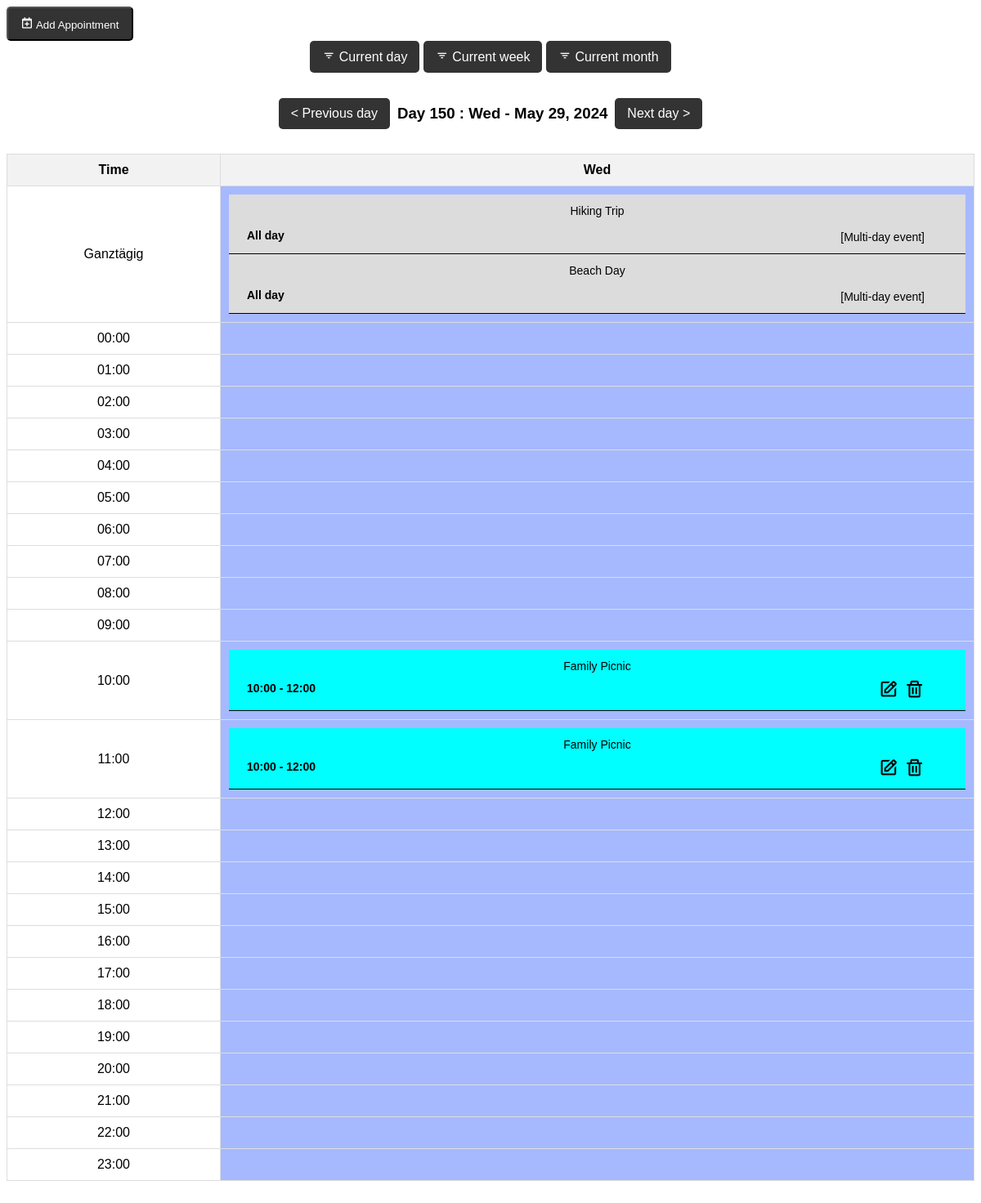
The page /?view=day&month=05&year=2024 on the database its author committed.
### tables this page shows
CREATE TABLE `appointments` (
  `id` int(11) NOT NULL,
  `title` varchar(255) NOT NULL,
  `description` text DEFAULT NULL,
  `date` date NOT NULL,
  `end_date` date DEFAULT NULL,
  `start_time` time DEFAULT NULL,
  `end_time` time DEFAULT NULL,
  `is_full_day` tinyint(1) NOT NULL DEFAULT 0,
  `category` varchar(50) DEFAULT NULL,
  `created_at` timestamp NULL DEFAULT current_timestamp(),
  `category_id` int(11) DEFAULT NULL
);

### index.php (the view, shortened to what this page needs)
<?php
include 'db_connection.php';
$month = isset($_GET['month']) ? $_GET['month'] : date('m');
$year = isset($_GET['year']) ? $_GET['year'] : date('Y');
$view = isset($_GET['view']) ? $_GET['view'] : 'month';
$day = isset($_GET['day']) ? $_GET['day'] : date('j');
$daysInMonth = cal_days_in_month(CAL_GREGORIAN, $month, $year);
$firstDay = mktime(0, 0, 0, $month, 1, $year);
$monthName = date('F', $firstDay);
$dayOfWeek = date('N', $firstDay);
$currentWeek = date('W');
$daysOfWeek = ["Mon", "Tue", "Wed", "Thu", "Fri", "Sat", "Sun"];
?>
<!DOCTYPE html>
<html lang="en">
<head>
    <link rel="stylesheet" href="css/style.css">
    <link href='https://unpkg.com/boxicons@2.1.4/css/boxicons.min.css' rel='stylesheet'>
</head>
<body>
    <button onclick="openAddModal()" class="buttun"> <i class='bx bx-calendar-plus bx-tada bx-xs'></i> Add Appointment</button>
    <div class="calendar-container">
        <div class="navigation">
            <a href='?view=day&month=<?= date('m') ?>&year=<?= date('Y') ?>'> <i class='bx bx-filter'></i> Current day </a> &nbsp;
            <a href='?view=week&month=<?= date('m') ?>&year=<?= date('Y') ?>&week=<?= $currentWeek ?>'> <i class='bx bx-filter'></i> Current week</a>&nbsp;
            <a href='?view=month&month=<?= date('m') ?>&year=<?= date('Y') ?>'><i class='bx bx-filter'></i> Current month</a>
        </div>
        <?php if ($view == 'month') : ?>
            <div class="navigation">
                <a href='?month=<?= ($month == 1) ? 12 : $month - 1 ?>&year=<?= ($month == 1) ? $year - 1 : $year ?>'>
                    &lt; Previous</a>
                <h3 class='h3'><?= $monthName ?> <?= $year ?></h3>
                <a href='?month=<?= ($month == 12) ? 1 : $month + 1 ?>&year=<?= ($month == 12) ? $year + 1 : $year ?>'>Next
                    &gt;</a>
            </div>
            <table class="tableM">
                <tr>
                    <?php foreach ($daysOfWeek as $day) : ?>
                        <th><?= $day ?></th>
                    <?php endforeach; ?>
                </tr>
                <tr>
                    <?php
                    for ($i = 1; $i < $dayOfWeek; $i++) {
                        echo "<td class='other-month'>" . (date('t', mktime(0, 0, 0, $month - 1, 1, $year)) - ($dayOfWeek - $i - 1)) . "</td>";
                    }
                    $dates = [];
                    for ($day = 1; $day <= $daysInMonth; $day++) {
                        $class = ($day == date('j') && $month == date('n') && $year == date('Y')) ? 'today' : '';
                        echo "<td class='date $class' style='width: 300px'>$day";
                        if (!empty($dates)) {
                            foreach ($dates as $date => $data) {
                                if (date('d', strtotime($date)) == $day) {
                                    foreach ($data as $entry) {
                                        $color = $entry['color'];
                                        $title = (strlen($entry['title']) > 18) ? substr($entry['title'], 0, 18) . '...' : $entry['title'];
                                        $time = $entry['time'];
                                        $id = $entry['id'];
                                        echo "<div class='appointment' style='background-color: $color;'>";
                                        echo "<span class='date Hovericon' onclick='DisplayEventsModel(" . $id . ")'>$title</span><br/>";
                                        echo "<div class='descriptionCurrEv'><span>$time [Multi-day event]</span>";
                                        echo "</div></div>";
                                    }
                                    unset($dates[$date]);
                                }
                            }
                        }
                        $appointments = [];
                        $sql = "SELECT a.*, c.*, a.id FROM appointments a LEFT JOIN categories c ON a.category_id = c.id WHERE YEAR(a.date) = $year AND MONTH(a.date) = $month AND DAY(a.date) = $day ORDER BY a.start_time";
                        $result = $pdo->query($sql);
                        if ($result->rowCount() > 0) {
                            while ($row = $result->fetch(PDO::FETCH_ASSOC)) {
                                $time = '';
                                $title = (strlen($row['title']) > 18) ? substr($row['title'], 0, 18) . '...' : $row['title'];
                                if ($row["is_full_day"] == 1) {
                                    echo "<div class='appointment' style='background-color: " . $row["color"] . ";'>";
                                    echo "<span class='full-day Hovericon' onclick='DisplayEventsModel(" . $row["id"] . ")'>" . $title . "<br/></span> <div class='containerAll'> <span class='descriptionEv'> All-day</span>";
                                    $time = 'All-day';
                                } else {
                                    echo "<div class='appointment' style='background-color: " . $row["color"] . ";'>";
                                    echo "<span class='timed Hovericon' onclick='DisplayEventsModel(" . $row["id"] . ")'>" . $title . " <br/> </span>";
                                    echo "<div class='containerAll'><span class='descriptionEv'>" . substr($row["start_time"], 0, 5);
                                    if (!empty($row["end_time"])) {
                                        echo " - " . substr($row["end_time"], 0, 5);
                                    }
                                    $time = substr($row["start_time"], 0, 5) . " - " . substr($row["end_time"], 0, 5);
                                    echo "</span>";
                                }
                                if (!empty($row["end_date"]) && $row["end_date"] != $row["date"]) {
                                    $start = new DateTime($row["date"]);
                                    $end = new DateTime($row["end_date"]);
                                    $currentDate = clone $start;
                                    $currentDate = $currentDate->modify('+1 day');
                                    while ($currentDate <= $end) {
                                        $dates[$currentDate->format('Y-m-d')][] = [
                                            'color' => $row["color"],
                                            'title' => $row["title"],
                                            'id' => $row["id"],
                                            'time' => $time
                                        ];
                                        $currentDate->modify('+1 day');
                                    }
                                }
                                echo "<div class='iconsDV'><i class='bx bx-edit bx-sm Hovericon' style='margin-right: 7px;' onclick='openModalEdite(" . $row["id"] . ")'></i>";
                                echo "<i class='bx bx-trash bx-sm Hovericon' onclick='deleteAppointment(" . $row["id"] . ")'></i></div>";
                                echo "</div></div>";
                            }
                        }
                        echo "</td>";
                        if (date('N', mktime(0, 0, 0, $month, $day, $year)) == 7) {
                            echo "</tr><tr>";
                        }
                    }
                    $lastDayOfWeek = date('N', mktime(0, 0, 0, $month, $daysInMonth, $year));
                    for ($i = $lastDayOfWeek + 1; $i <= 7; $i++) {
                        $nextMonthDay = $i - $lastDayOfWeek;
                        echo "<td class='other-month'>$nextMonthDay</td>";
                    }
                    ?>
                </tr>
            </table>
        <?php elseif ($view == 'day') : ?>
            <?php
            $prevDayTimestamp = strtotime("-1 day", mktime(0, 0, 0, $month, $day, $year));
            $nextDayTimestamp = strtotime("+1 day", mktime(0, 0, 0, $month, $day, $year));
            $prevDay = date('j', $prevDayTimestamp);
            $nextDay = date('j', $nextDayTimestamp);
            $currentDay = date('M j, Y', mktime(0, 0, 0, $month, $day, $year));
            $currentDate = sprintf('%04d-%02d-%02d', $year, $month, $day);
            $dayOfYear = date('z', mktime(0, 0, 0, $month, $day, $year)) + 1;
            $prevDate = date('Y-m-d', strtotime('-1 day', strtotime($year . '-' . $month . '-' . $day)));
            $nextDate = date('Y-m-d', strtotime('+1 day', strtotime($year . '-' . $month . '-' . $day)));
            $prevYear = date('Y', strtotime($prevDate));
            $prevMonth = date('m', strtotime($prevDate));
            $nextYear = date('Y', strtotime($nextDate));
            $nextMonth = date('m', strtotime($nextDate));
            $dayName = date('D', mktime(0, 0, 0, $month, $day, $year));
            ?>
            <div class="navigation">
                <a href='?view=day&day=<?= $prevDay ?>&month=<?= $prevMonth ?>&year=<?= $prevYear ?>'>
                    < Previous day</a>&nbsp;&nbsp;
                        <h3> Day <?= $dayOfYear ?> : <?= $dayName ?> - <?= $currentDay ?></h3>
                        &nbsp;&nbsp;<a href='?view=day&day=<?= $nextDay ?>&month=<?= $nextMonth ?>&year=<?= $nextYear ?>'>Next day ></a>
            </div>
            <table>
                <tr>
                    <th>Time</th>
                    <th><?= $dayName ?></th>
                </tr>
                <tr>
                    <td style='width: 240px;'>Ganztägig</td>
                    <?php
                    $class = ($year . '-' . $month . '-' . $day  == sprintf('%04d-%02d-%02d', date('Y'), date('n'), date('j'))) ? 'today' : '';
                    ?>
                    <td class='date <?= $class ?>'>
                        <?php
                        $sql = "SELECT a.*, c.* ,a.id FROM appointments  a LEFT JOIN categories c ON a.category_id = c.id WHERE DATE(a.date) <= :date AND (DATE(a.end_date) >= :date OR a.end_date IS NULL) AND a.is_full_day = 1";
                        $stmt = $pdo->prepare($sql);
                        $stmt->bindValue(':date', "$year-$month-$day");
                        $stmt->execute();
                        $fullDayEvents = $stmt->fetchAll(PDO::FETCH_ASSOC);
                        foreach ($fullDayEvents as $fullDayEvent) {
                            echo "<div class='appointment' style='background-color: " . $fullDayEvent["color"] . ";'>";
                            echo "<span class='full-day Hovericon' onclick='DisplayEventsModel(" . $fullDayEvent["id"] . ")'>" . $fullDayEvent['title'] . "<br/></span> <div class='containerAll' style='margin-top: 16px;'> <span class='descriptionEv'> All day </span>";
                            if ($fullDayEvent['date'] == $currentDate) {
                                echo "<div class='iconsDV' style='margin-right: 50px;'><i class='bx bx-edit bx-sm Hovericon' style='margin-right: 7px;' onclick='openModalEdite(" . $fullDayEvent["id"] . ")'></i>";
                                echo "<i class='bx bx-trash bx-sm Hovericon' onclick='deleteAppointment(" . $fullDayEvent["id"] . ")'></i></div>";
                                echo "</div></div>";
                            } else {
                                echo "<div class='iconsDV' style='margin-right: 50px;'><span> [Multi-day event]</span></div>";
                                echo "</div></div>";
                            }
                        }
                        ?>
                    </td>
                </tr>
                <?php for ($hour = 0; $hour < 24; $hour++) : ?>
                    <tr>
                        <td style='width: 240px;'><?= str_pad($hour, 2, '0', STR_PAD_LEFT) ?>:00</td>
                        <td class='date <?= $class ?>'>
                            <?php
                            $currentHour = str_pad($hour, 2, '0', STR_PAD_LEFT) . ':00:00';
                            $nextHour = str_pad($hour + 1, 2, '0', STR_PAD_LEFT) . ':00:00';
                            $sql = "SELECT a.*, c.* ,a.id FROM appointments a LEFT JOIN categories c ON a.category_id = c.id WHERE (a.date = :date OR (:date BETWEEN a.date AND a.end_date)) AND ((a.start_time <= :start_time AND a.end_time > :start_time) OR (a.start_time >= :start_time AND a.start_time < :next_hour)) ORDER BY a.start_time";
                            $stmt = $pdo->prepare($sql);
                            $stmt->bindValue(':date', "$year-$month-$day");
                            $stmt->bindParam(':start_time', $currentHour);
                            $stmt->bindParam(':next_hour', $nextHour);
                            $stmt->execute();
                            $events = $stmt->fetchAll(PDO::FETCH_ASSOC);
                            foreach ($events as $event) {
                                echo "<div class='appointment' style='background-color: " . $event["color"] . ";'>";
                                echo "<span class='timed Hovericon' onclick='DisplayEventsModel(" . $event["id"] . ")'>" . $event['title'] . " <br/> </span>";
                                echo "<div class='containerAll'><span class='descriptionEv'>" . substr($event["start_time"], 0, 5);
                                if (!empty($event["end_time"])) {
                                    echo " - " . substr($event["end_time"], 0, 5);
                                }
                                echo "</span>";
                                if ($event['date'] == $currentDate) {
                                    echo "<div class='iconsDV' style='margin-right: 50px;'><i class='bx bx-edit bx-sm Hovericon' style='margin-right: 7px;' onclick='openModalEdite(" . $event["id"] . ")'></i>";
                                    echo "<i class='bx bx-trash bx-sm Hovericon' onclick='deleteAppointment(" . $event["id"] . ")'></i></div>";
                                    echo "</div></div>";
                                } else {
                                    echo "<div class='iconsDV' style='margin-right: 50px;'><span> [Multi-day event]</span></div>";
                                    echo "</div></div>";
                                }
                            }
                            ?>
                        </td>
                    </tr>
                <?php endfor; ?>
            </table>
        <?php endif; ?>
    </div>
</body>
</html>

### css/style.css (style rules this page uses)
body { font-family: Arial, sans-serif; }
table { border-collapse: collapse; width: 100%; margin-bottom: 70px; }
th, td { border: 1px solid #ddd; padding: 10px; text-align: center; }
th { background-color: #f2f2f2; }
.today { background-color: #a6b9ff; }
.navigation { margin-bottom: 20px; display: flex; justify-content: center; align-items: center; }
.navigation a ,.buttun { padding: 10px 15px; background-color: #333; color: #fff; text-decoration: none; border-radius: 5px; transition: background-color 0.3s ease; }
.appointment { font-size: 14px; padding-top: 12px; padding-bottom: 12px; border-bottom: 1px solid black; }
.descriptionEv { color: black; font-weight: bolder; margin-left: 22px; margin-top: -5px; font-size: 14px; }
.containerAll { display: flex; align-items: center; margin-top: 9px; }
.iconsDV { margin-left: auto; margin-right: 15px; }
.Hovericon { cursor: pointer; }

### rows shown on the page
appointments: title "Hiking Trip", date "[Multi-day event]"
appointments: title "Beach Day", date "[Multi-day event]"
appointments: title "Family Picnic", start_time "10:00", end_time "12:00"

### other values the page prints
$dayOfYear "150"
$dayName "Wed"
$currentDay "May 29, 2024"
str_pad($hour, 2, '0', STR_PAD_LEFT) "00"
str_pad($hour, 2, '0', STR_PAD_LEFT) "01"
str_pad($hour, 2, '0', STR_PAD_LEFT) "02"
str_pad($hour, 2, '0', STR_PAD_LEFT) "03"
str_pad($hour, 2, '0', STR_PAD_LEFT) "04"
str_pad($hour, 2, '0', STR_PAD_LEFT) "05"
str_pad($hour, 2, '0', STR_PAD_LEFT) "06"
str_pad($hour, 2, '0', STR_PAD_LEFT) "07"
str_pad($hour, 2, '0', STR_PAD_LEFT) "08"
str_pad($hour, 2, '0', STR_PAD_LEFT) "09"
str_pad($hour, 2, '0', STR_PAD_LEFT) "10"
str_pad($hour, 2, '0', STR_PAD_LEFT) "11"
